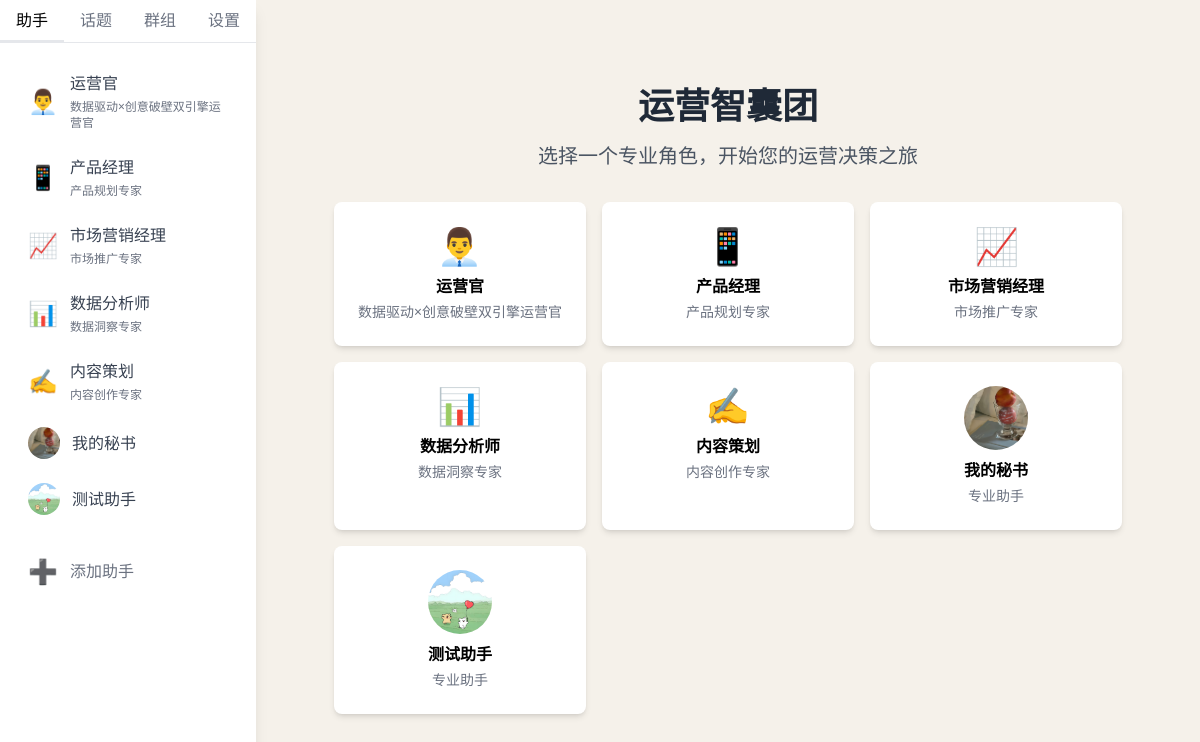
Before: / with the older database file.
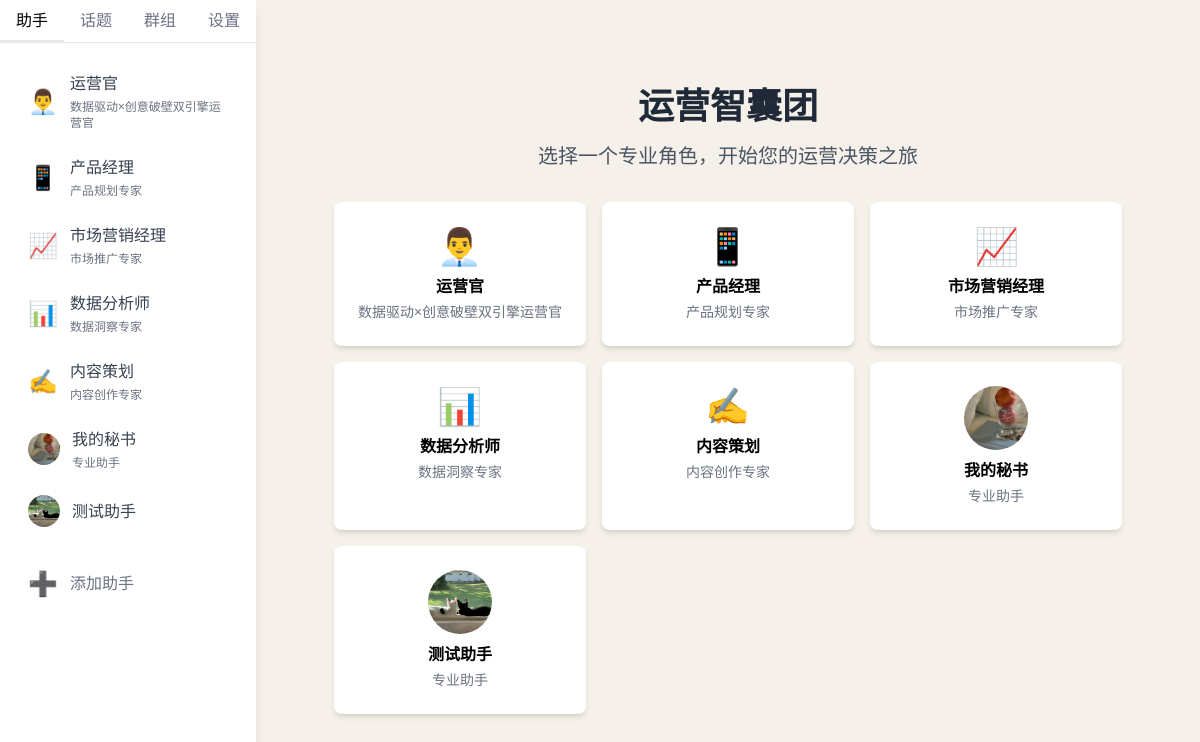
After: the same page with the newer database file.
### app.py (models this page shows)
class Assistant(db.Model):
    id = db.Column(db.Integer, primary_key=True)
    name = db.Column(db.String(100), nullable=False)
    description = db.Column(db.String(500))
    avatar = db.Column(db.String(200))  # emoji或者图片URL
    avatar_type = db.Column(db.String(10), default='emoji')  # 'emoji' 或 'image'
    role_key = db.Column(db.String(50), unique=True, nullable=False)
    is_default = db.Column(db.Boolean, default=False)  # 是否为默认助手
    created_at = db.Column(db.DateTime, default=datetime.utcnow)
    updated_at = db.Column(db.DateTime, default=datetime.utcnow, onupdate=datetime.utcnow)

### app.py (the view)
@app.route('/')
def index():
    topic_id = request.args.get('topic')
    assistants = Assistant.query.order_by(Assistant.is_default.desc(), Assistant.created_at.asc()).all()
    return render_template('index.html', assistants=assistants, topic_id=topic_id)

### templates/index.html (shortened to what this page needs)
<!DOCTYPE html>
<html lang="zh">
<head>
    <script src="https://cdn.tailwindcss.com"></script>
</head>
<body class="bg-gray-100" style="background-color: #F5F1EA !important;">
    <div class="flex h-screen">
        <div class="w-64 bg-white shadow-lg">
            <div class="flex border-b">
                <a href="/" class="flex-1 px-4 py-2 text-warm-yellow border-b-2 border-warm-yellow">助手</a>
                <a href="/topics" class="flex-1 px-4 py-2 text-gray-500 hover:text-gray-700">话题</a>
                <a href="/groups" class="flex-1 px-4 py-2 text-gray-500 hover:text-gray-700">群组</a>
                <a href="/settings" class="flex-1 px-4 py-2 text-gray-500 hover:text-gray-700">设置</a>
            </div>
            <div class="p-4">
                {% for assistant in assistants %}
                <div class="role-select cursor-pointer p-3 rounded-lg hover:bg-gray-100 group" data-role="{{ assistant.role_key }}">
                    <div class="flex items-center">
                        {% if assistant.avatar_type == 'image' %}
                        <img src="{{ assistant.avatar }}" alt="{{ assistant.name }}" class="w-8 h-8 object-cover rounded-full mr-3">
                        {% else %}
                        <span class="text-2xl mr-3">{{ assistant.avatar }}</span>
                        {% endif %}
                        <div class="flex-1">
                            <div class="text-gray-700">{{ assistant.name }}</div>
                            {% if assistant.description %}
                            <div class="text-xs text-gray-500 mt-1">{{ assistant.description }}</div>
                            {% endif %}
                        </div>
                    </div>
                </div>
                {% endfor %}
                <div id="add-assistant-btn" class="flex items-center p-3 mt-4 text-gray-500 cursor-pointer hover:bg-gray-100 rounded-lg">
                    <span class="text-2xl mr-3">➕</span>
                    <span>添加助手</span>
                </div>
            </div>
        </div>
        <div class="flex-1 flex flex-col items-center justify-center">
            <div class="text-center">
                <h1 class="text-4xl font-bold text-gray-800 mb-4">运营智囊团</h1>
                <p class="text-xl text-gray-600 mb-8">选择一个专业角色，开始您的运营决策之旅</p>
                <div class="grid grid-cols-2 md:grid-cols-3 gap-4 max-w-4xl">
                    {% for assistant in assistants %}
                    <div class="role-card cursor-pointer p-6 bg-white rounded-lg shadow-md hover:shadow-lg transition-shadow" data-role="{{ assistant.role_key }}">
                        {% if assistant.avatar_type == 'image' %}
                        <img src="{{ assistant.avatar }}" alt="{{ assistant.name }}" class="w-16 h-16 object-cover rounded-full mx-auto mb-2">
                        {% else %}
                        <div class="text-4xl mb-2">{{ assistant.avatar }}</div>
                        {% endif %}
                        <div class="font-semibold">{{ assistant.name }}</div>
                        <div class="text-sm text-gray-500 mt-1">{{ assistant.description or '专业助手' }}</div>
                    </div>
                    {% endfor %}
                </div>
            </div>
        </div>
    </div>
</body>
</html>

Changed rows visible on the page:
changed Assistant "我的秘书": description (not shown) → "专业助手"
changed Assistant "测试助手": avatar: a different picture
